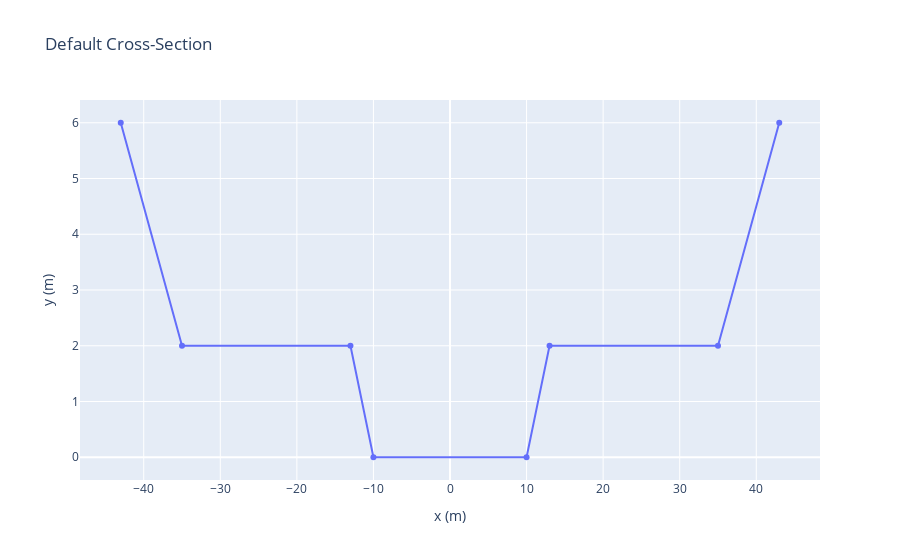

This figure's notebook cell:
### Markdown cell above
#### Generating a default cross-section for all nodes of the network

CP_W and CP_Z are the x and y coordinates of the cross-section and CP_RGH the Manning's roughness coefficient

### Code cell
default_xsection = {'type' : 'default',
                    'CP_Ws': [-43, -35, -13, -10, 10, 13, 35, 43],
                    'CP_Zs': [6, 2, 2, 0, 0, 2, 2, 6],
                    'CP_RGHs': [0.025, 0.025, 0.025, 0.025, 0.025, 0.025, 0.025, 0.025]}

fig = px.line(x = default_xsection['CP_Ws'], y = default_xsection['CP_Zs'], markers='o', title = 'Default Cross-Section')
fig.update_layout(xaxis_title='x (m)', yaxis_title='y (m)')
fig.show()

### Figure 1 — Plotly figure (JSON) as saved in the notebook; plotly's stock layout.template omitted (floating-point values rounded to 4 significant figures)
{"data": [{"hovertemplate": "x=%{x}<br>y=%{y}<extra></extra>", "legendgroup": "", "line": {"color": "#636efa", "dash": "solid"}, "marker": {"symbol": "circle"}, "mode": "markers+lines", "name": "", "orientation": "v", "showlegend": false, "type": "scatter", "x": [-43, -35, -13, -10, 10, 13, 35, 43], "xaxis": "x", "y": [6, 2, 2, 0, 0, 2, 2, 6], "yaxis": "y"}], "layout": {"legend": {"tracegroupgap": 0}, "title": {"text": "Default Cross-Section"}, "xaxis": {"anchor": "y", "domain": [0, 1], "title": {"text": "x (m)"}}, "yaxis": {"anchor": "x", "domain": [0, 1], "title": {"text": "y (m)"}}}}
